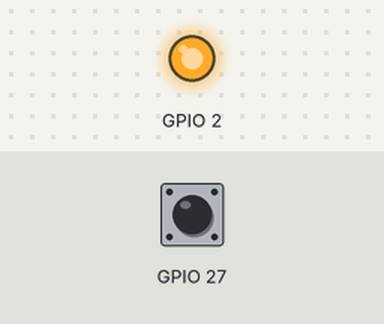
Bench run of a sketch on a simulated ESP32. On the bench: output pins drawn as LEDs (lit = HIGH). The test bench sets the inputs (shaded band); at power-on: GPIO 27 HIGH. What the sketch prints to the serial monitor is not drawn.

Above: at 0.2 s.
Timing chart, 0 to 1.7 s (numbered marks = the images above):
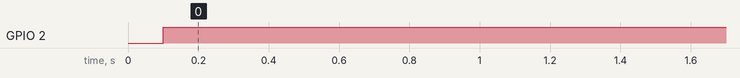

The sketch:

esp32-touch-pin-test.ino
```cpp
/*
 * Project: Capacitive Touch Sensor Control
 * Description: Reads a capacitive touch value from GPIO 27 and toggles
 * an output on GPIO 2 based on a specific threshold.
 */

// Variable to store the raw touch sensor reading
int touchValue;

void setup() {
  Serial.begin(115200);

  // Set GPIO 2 as output (likely for an LED or relay)
  pinMode(2, OUTPUT);
}

void loop() {
  // Read the capacitive touch value from pin 27
  touchValue = touchRead(27);

  // Serial output for debugging:
  // Prints the raw touch value, a fixed threshold (1416),
  // and the current state of pin 2 effectively scaled for a graph
  Serial.printf("%d 1416 %d \n", touchValue, 1200 + (digitalRead(2) * 500));

  delay(100);

  // Threshold logic: If touch value is below 1416 (meaning a touch is detected),
  // turn the output HIGH, otherwise turn it LOW.
  if (touchValue <= 1416) {
    digitalWrite(2, HIGH);
  } else {
    digitalWrite(2, LOW);
  }
}
```

Measured:
- by itself, GPIO 2: LOW → HIGH at 0.10 s
